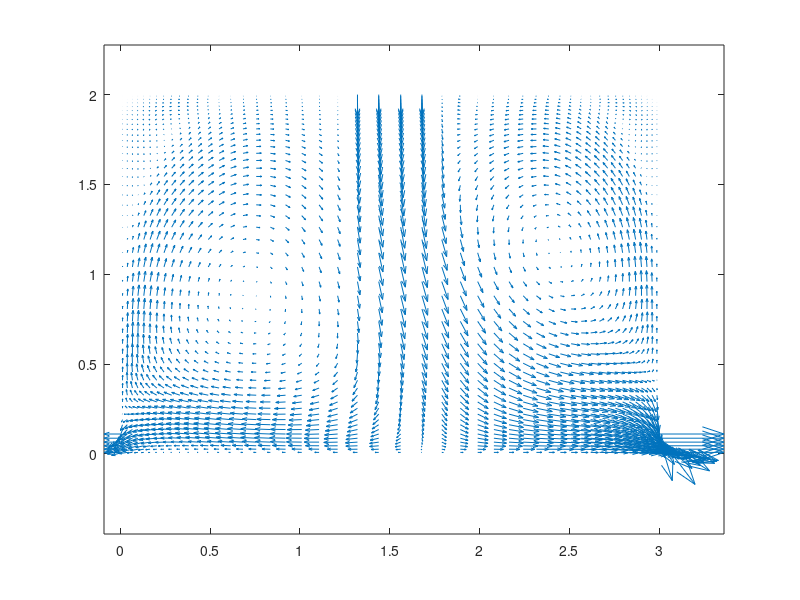

The MATLAB source for this figure:
close all
clear all
% read xc
load ('grid4/fine_grid/xc.dat')
load ('grid4/fine_grid/yc.dat')
nim1=length(xc);
% nim1 = ni-1 = number of grid lines. Number of cell nodes = ni
ni=nim1+1;
%
% read yc

njm1=length(yc);
nj=njm1+1;
%
% read u
load ('grid4/fine_grid/u.dat')
load ('grid4/fine_grid/v.dat')
u2d=reshape(u,ni,nj);

% read v

v2d=reshape(v,ni,nj);

%
% xc and yc are the coordinates of the grid
%
%       o---------------o  yc(j)
%       |               |
%       |               |
%       |       P       |
%       |               |
%       |               |
%       o---------------o  yc(j-1)
%
%     xc(i-1)          xc(i)          
%
% The cell-node (P) has the coordinates xp(i), yp(j)
%
% compute the x-coordinates of the cell centres
for i=2:nim1
   xp(i)=0.5*(xc(i)+xc(i-1));
end
xp(1)=xc(1);
xp(ni)=xc(nim1);
%
% take the transpose of x
xp=xp';

% compute the y-coordinates of the cell centres
for j=2:njm1
   yp(j)=0.5*(yc(j)+yc(j-1));
end
yp(1)=yc(1);
yp(nj)=yc(njm1);
%
% take the transpose of y
yp=yp';
%
% plot the velocity field
% length of vectors = vec
vec= 5
quiver(xp,yp,u2d,v2d,vec)
axis('equal')
print vectxy.ps -deps
